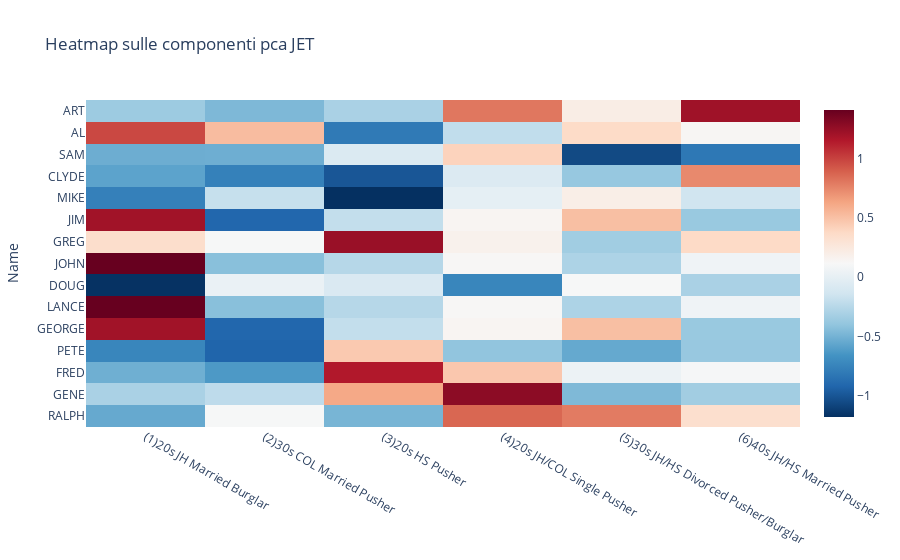

The code cell stored with this chart in its notebook:
### Code cell
px.imshow(df_pca[df_pca['Jet ']==1][df_pca.columns[:-2]],color_continuous_scale='RdBu_r',aspect='Auto',title="Heatmap sulle componenti pca JET")

### Figure 1 — Plotly figure (JSON) as saved in the notebook; plotly's stock layout.template omitted (floating-point values rounded to 4 significant figures)
{"data": [{"coloraxis": "coloraxis", "hovertemplate": "x: %{x}<br>Name: %{y}<br>color: %{z}<extra></extra>", "name": "0", "type": "heatmap", "x": ["(1)20s JH Married Burglar", "(2)30s COL Married Pusher", "(3)20s HS Pusher", "(4)20s JH/COL Single Pusher", "(5)30s JH/HS Divorced Pusher/Burglar", "(6)40s JH/HS Married Pusher"], "xaxis": "x", "y": ["ART", "AL", "SAM", "CLYDE", "MIKE", "JIM", "GREG", "JOHN", "DOUG", "LANCE", "GEORGE", "PETE", "FRED", "GENE", "RALPH"], "yaxis": "y", "z": [[-0.3561, -0.4661, -0.3034, 0.803, 0.2097, 1.215], [0.9745, 0.5195, -0.8003, -0.2071, 0.3655, 0.1348], [-0.5238, -0.5178, -0.07605, 0.4099, -1.054, -0.8163], [-0.5767, -0.7623, -0.9939, -0.06551, -0.3794, 0.7359], [-0.7662, -0.1873, -1.176, -0.004213, 0.2006, -0.1409], [1.207, -0.9113, -0.2008, 0.144, 0.5079, -0.3721], [0.3482, 0.1106, 1.236, 0.172, -0.3403, 0.3729], [1.407, -0.4297, -0.2552, 0.1276, -0.2901, 0.06028], [-1.169, 0.02644, -0.08473, -0.7351, 0.1086, -0.3015], [1.407, -0.4297, -0.2552, 0.1276, -0.2901, 0.06028], [1.207, -0.9113, -0.2008, 0.144, 0.5079, -0.3721], [-0.7364, -0.9228, 0.4604, -0.4003, -0.547, -0.3761], [-0.5158, -0.6266, 1.151, 0.4682, 0.04201, 0.1033], [-0.3032, -0.2217, 0.6144, 1.278, -0.465, -0.3369], [-0.5456, 0.1088, -0.4857, 0.8643, 0.7896, 0.3385]]}], "layout": {"coloraxis": {"colorscale": [[0, "rgb(5,48,97)"], [0.1, "rgb(33,102,172)"], [0.2, "rgb(67,147,195)"], [0.3, "rgb(146,197,222)"], [0.4, "rgb(209,229,240)"], [0.5, "rgb(247,247,247)"], [0.6, "rgb(253,219,199)"], [0.7, "rgb(244,165,130)"], [0.8, "rgb(214,96,77)"], [0.9, "rgb(178,24,43)"], [1, "rgb(103,0,31)"]]}, "title": {"text": "Heatmap sulle componenti pca JET"}, "xaxis": {"anchor": "y", "domain": [0, 1]}, "yaxis": {"anchor": "x", "autorange": "reversed", "domain": [0, 1], "title": {"text": "Name"}}}}
